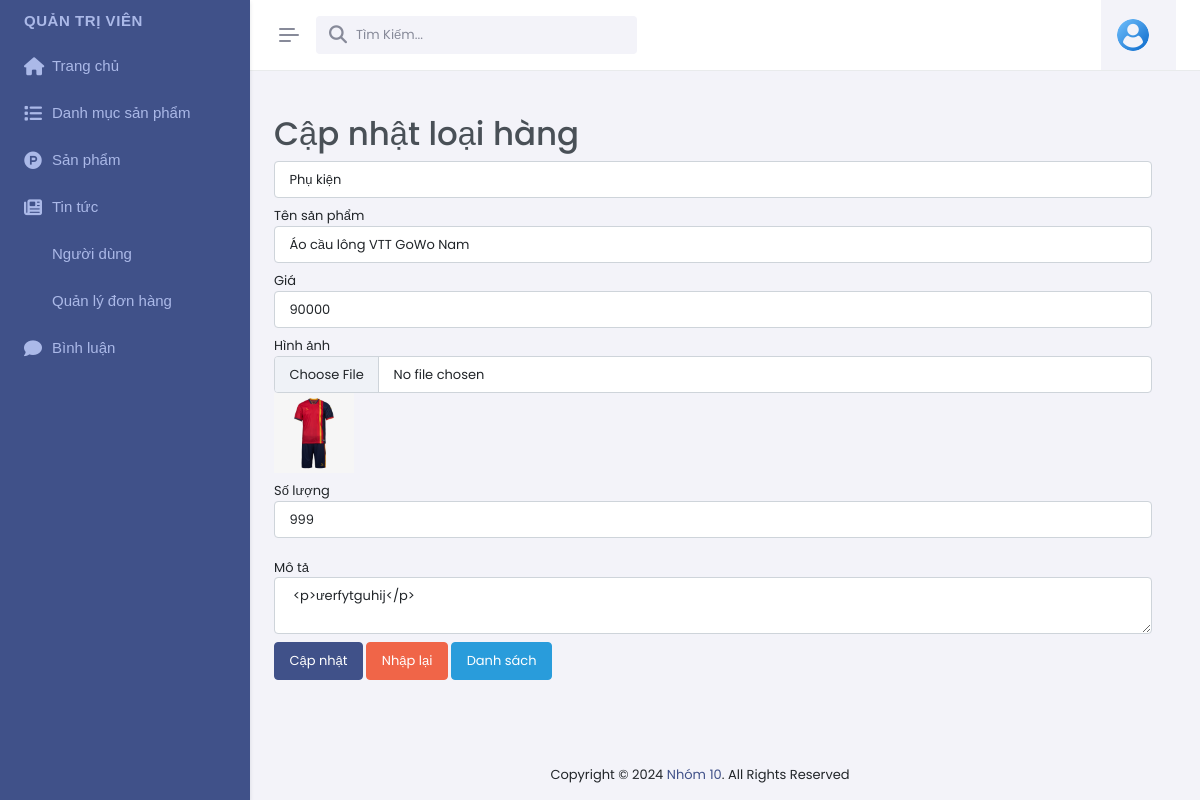
The app's page /admin/index.php?act=suasp&id=40 (signed in) with its own data.
### tables this page shows
CREATE TABLE `sanpham` (
  `id` int NOT NULL,
  `tensp` varchar(255) NOT NULL,
  `gia` double(10,2) DEFAULT '0.00',
  `image` varchar(255) DEFAULT NULL,
  `soLuong` int NOT NULL,
  `mota` text,
  `luotxem` int DEFAULT '0',
  `iddanhmuc` int NOT NULL
);

### model/pdo.php (called while the page is built, shortened)
<?php
function pdo_get_connection(){
    $dburl = "mysql:host=localhost;dbname=duan1;charset=utf8";
    $username = 'root';
    $password = '';
    $conn = new PDO($dburl, $username, $password);
    $conn->setAttribute(PDO::ATTR_ERRMODE, PDO::ERRMODE_EXCEPTION);
    return $conn;
}
function pdo_query($sql){
    $sql_args = array_slice(func_get_args(), 1);
    try{
        $conn = pdo_get_connection();
        $stmt = $conn->prepare($sql);
        $stmt->execute($sql_args);
        $rows = $stmt->fetchAll();
        return $rows;
    }
    catch(PDOException $e){
        throw $e;
    }
    finally{
        unset($conn);
    }
}
function pdo_query_one($sql){
    $sql_args = array_slice(func_get_args(), 1);
    try{
        $conn = pdo_get_connection();
        $stmt = $conn->prepare($sql);
        $stmt->execute($sql_args);
        $row = $stmt->fetch(PDO::FETCH_ASSOC);
        return $row;
    }
    catch(PDOException $e){
        throw $e;
    }
    finally{
        unset($conn);
    }
}

### model/sanpham.php (called while the page is built, shortened)
<?php
function loadone_sanpham($id)
{
   $sql = "select * from sanpham where  id=" . $id;
   $sp = pdo_query_one($sql);
   return $sp;
}

### model/danhmuc.php (called while the page is built, shortened)
<?php
 function loadall_danhmuc(){
    $sql="SELECT * FROM `danhmuc`  where `role` = 0 order by id desc";
    $listdanhmuc= pdo_query($sql);
    return $listdanhmuc;
 }
?>

### admin/sanpham/update.php (the view, shortened to what this page needs)
<?php
if (is_array($sanpham)) {
   extract($sanpham);
   echo "ID sản phẩm: " . $id;
}
$hinhpath = "../upload/" . $image;
if (is_file($hinhpath)) {
   $hinh = "<img src='" . $hinhpath . "'height='80' >";
} else {
   $hinh = "no photo";
}
?>
<div class="main-content">
   <div class="page-content">
      <div class="container-fluid">
         <div class="row">
            <div class="row fromtitle">
               <h1>Cập nhật loại hàng</h1>
            </div>
            <div class="row fromcontent">
               <form action="index.php?act=updatesp&id=<?= $id ?>" method="post" enctype="multipart/form-data">
                  <div class="form-group mb-2">
                     <select name="iddanhmuc" class="form-control">
                        <?php
                        foreach ($listdanhmuc as $danhmuc) {
                           extract($danhmuc);
                           if ($iddanhmuc == $id) $s = "selected";
                           else $s = "";
                           echo '<option value="' . $id . '" ' . $s . '>' . $tendanhmuc . '</option>';
                        }
                        ?>
                     </select>
                  </div>
                  <div class="form-group mb-2">
                     Tên sản phẩm
                     <input type="text" name="tensp"  class="form-control" value="<?= $tensp ?>">
                  </div>
                  <div class="form-group mb-2">
                     Giá
                     <input type="text" name="gia"  class="form-control" value="<?= $gia ?>">
                  </div>
                  <div class="form-group mb-2">
                     Hình ảnh
                     <input type="file"  class="form-control" name="hinh">
                     <?= $hinh ?>
                  </div>
                  <div class="form-group ">
                     Số lượng
                     <input type="text" name="soluong"  class="form-control" value="<?= $soLuong ?>">
                  </div>
                  <br>
                  <div class="form-group mb-2">
                     Mô tả
                     <textarea name="mota"class="form-control summernote"> <?= $mota ?>
                    </textarea>
                  </div>
                  <div class="form-group form-group">
                     <input type="submit" class="btn btn-primary mb-2" name="capnhat" value="Cập nhật">
                     <input type="reset" class="btn btn-danger mb-2" value="Nhập lại">
                     <a href="index.php?act=dssp"><input class="btn btn-info mb-2" type="button" value="Danh sách"></a>
                  </div>
               </form>
            </div>
         </div>
      </div>
   </div>

### records on screen
sanpham: id "40", tensp "Áo cầu lông VTT GoWo Nam", gia "90000", image (picture), soluong "999", mota "<p>ưerfytguhij</p>"

### other values on screen
form field iddanhmuc "Phụ kiện"
